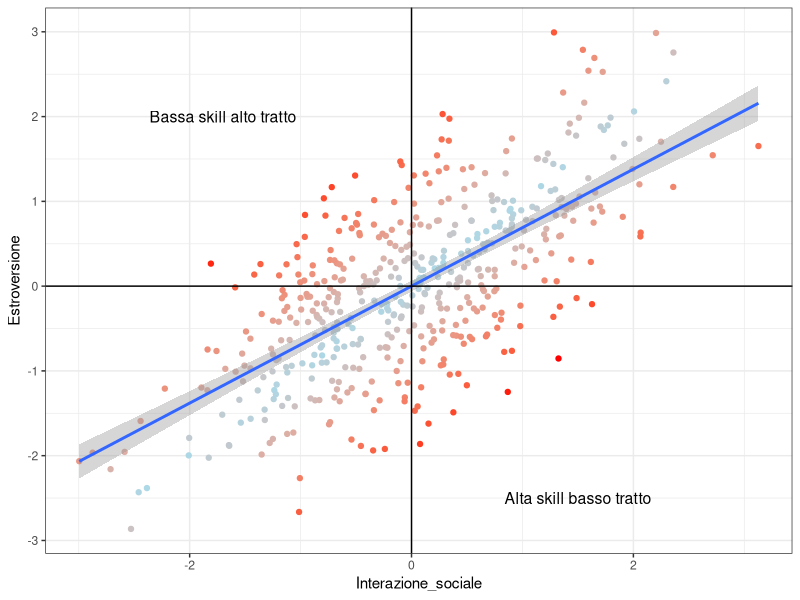

Generate this figure with R:
## ---- chunk 1
#| label: fig-diffCor
#| fig-cap: "Individui (in rosso) con differenti punteggi di skill e tratto data una correlazione di .69"
#| echo: false
#| 
d = MASS::mvrnorm(n = 500, mu = c(0,0), Sigma = matrix(c(1,.69,.69,1),ncol = 2),
                  empirical = TRUE)
d = data.frame(d)
colnames(d) = c("Interazione_sociale", "Estroversione")
d$diff <- abs(d$Interazione_sociale-d$Estroversione) 

ggplot2::ggplot(data = d, ggplot2::aes(x = Interazione_sociale,
                                       y = Estroversione,
                                       color = diff)) +
  ggplot2::geom_point() +
  ggplot2::geom_smooth(method = "lm") +
  ggplot2::scale_color_gradient(low="lightblue", high="red")+
  ggplot2::guides(color = FALSE) +
  ggplot2::geom_vline(xintercept = 0) +
  ggplot2::geom_hline(yintercept = 0) +
  ggplot2::annotate("text", x = 1.5, y = -2.5, label = "Alta skill basso tratto", size = 4, color = "black") +
  ggplot2::annotate("text", x = -1.7, y = 2, label = "Bassa skill alto tratto", size = 4, color = "black") +
  ggplot2::theme_bw()
